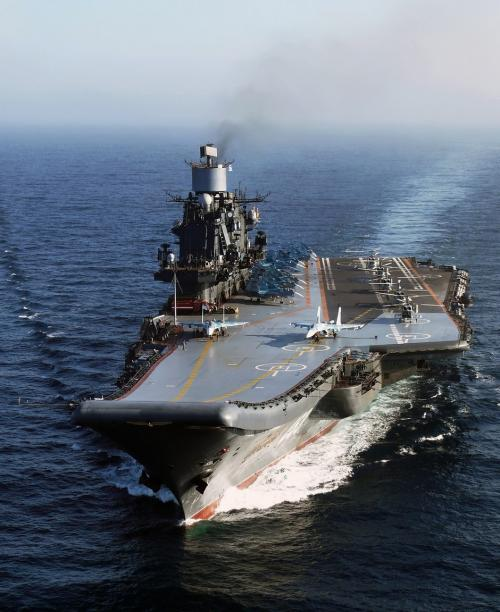
#> input picture data/image/boat1.jpeg, 500 x 612 px
$ jupyter execute '6-直方图与傅里叶变换.ipynb'   (shell and % lines are left out)
#> lines starting #> are read from the running program, lines starting #| are printed output that depends on the picture; after the words box and inside, x2 and y2 are one past the last pixel; in counts of white or black regions, pixels touching at a corner belong together
[cell 1]
import cv2
import matplotlib.pyplot as plt
import numpy as np

[cell 2]
def cv_show(img):
    # 图像读取
    cv2.imshow('image', img)
    cv2.waitKey(0)
    cv2.destroyAllWindows()

[cell 3]
img = cv2.imread("data/image/boat1.jpeg")
#> img is the input picture: shape (612, 500, 3); mean B, G, R 121.4, 109.1, 99.7

cv_show(img)

## 直方图

[cell 4]
# cv2.calcHist(images, channels, mask, hitSize, ranges)
#    images: 原图格式为unit8或float32；当传入函数时，要用[]，如[img]
#    channels: 用[]表示，表明统计的通道。若为灰度图，为[0]；若为彩色图，传入参数[0][1][2]分别代表 BGR
#    mask: 掩码图像。若统计整幅图为None，若统计某一部分需指定
#    histSize：BIN的数目，用[]
#    ranges: 像素值范围为[0, 256]

hist = cv2.calcHist([img], [0], None, [256], [0, 256])
#> hist = 256 values, max 4465 at index 215, min 1 at index 253, mean 1195.3
print("hist.shape: ", hist.shape)
#| hist.shape:  (256, 1)

[cell 5]
plt.hist(img.ravel(), 256)
plt.show()
#> figure, not shown here; tallest bar 8401 high, from x = 209.2 to 210.2

[cell 6]
color = ('b', 'g', 'r')

for i, col in enumerate(color):
    histr = cv2.calcHist([img], [i], None, [256], [0, 256])
    plt.plot(histr, color=col)
    plt.xlim([0, 256])
#> figure, not shown here; curve peaks at x = 215, y = 4465; curve peaks at x = 210, y = 3394; curve peaks at x = 205, y = 4306

## 掩码操作

[cell 7]
# 创建掩码, 要保留的像素设置为255
mask = np.zeros(img.shape[:2], np.uint8)
mask[100:300, 100:400] = 255

cv_show(mask)
#> in cv_show (call 2), `cv2.imshow('image', img)`:
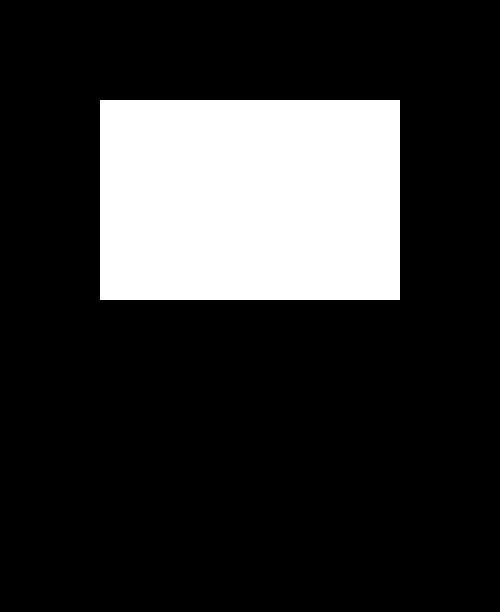
#> window 'image': shape (612, 500); 19.6% white; 1 white region, box (x1, y1, x2, y2) and area: (100, 100, 400, 300) 60000

[cell 8]
# 进行与操作
masked_img = cv2.bitwise_and(img, img, mask=mask) # 与操作
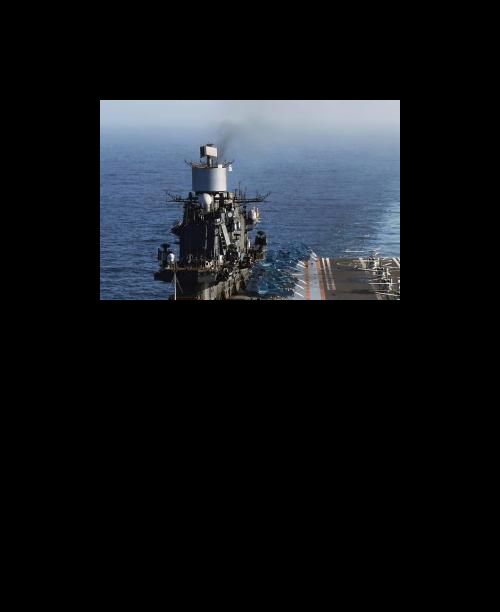
#> masked_img: shape (612, 500, 3); mean B, G, R 26.6, 22.6, 19.7

cv_show(masked_img)

[cell 9]
hist_full = cv2.calcHist([img], [0], None, [256], [0, 256])
#> hist_full has the same summary as hist
hist_mask = cv2.calcHist([img], [0], mask, [256], [0, 256])
#> hist_mask = 256 values, max 917 at index 210, min 0 at index 246, mean 234.4

[cell 10]
plt.subplot(221), plt.imshow(img)
plt.subplot(222), plt.imshow(mask)
plt.subplot(223), plt.imshow(masked_img)
plt.subplot(224), plt.plot(hist_full), plt.plot(hist_mask)

plt.xlim([0, 256])
plt.show()
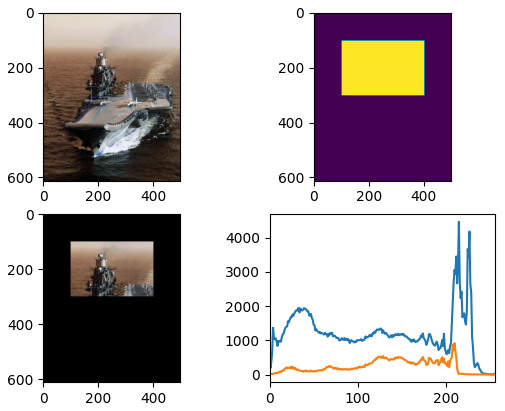
#> figure drawn by matplotlib, 4 panels; B, G, R data is drawn as R, G, B; panel 4: curve peaks at x = 215, y = 4465; panel 4: curve peaks at x = 210, y = 917

## 直方图均衡化

[cell 11]
img = cv2.imread("data/image/boat1.jpeg", 0)
#> img: shape (612, 500); min 0, max 255, mean 107.7

plt.hist(img.ravel(), 256)
plt.show()
#> figure, not shown here; tallest bar 4720 high, from x = 212.2 to 213.2

[cell 12]
# 均衡化操作
equ = cv2.equalizeHist(img)
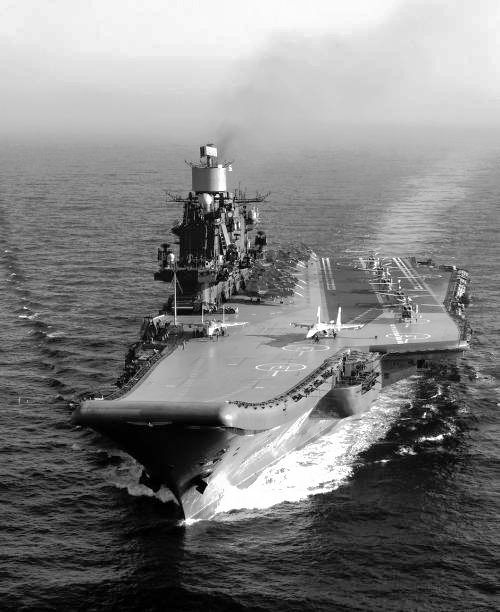
#> equ: shape (612, 500); min 0, max 255, mean 128.1

plt.hist(equ.ravel(), 256)
plt.show()
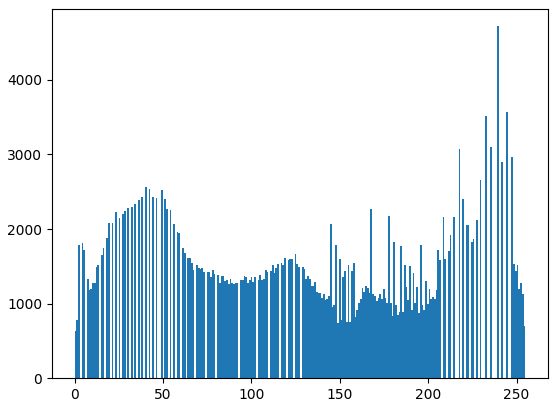
#> figure drawn by matplotlib, 1 panel; tallest bar 4720 high, from x = 239.1 to 240.1

[cell 13]
res = np.hstack((img, equ))
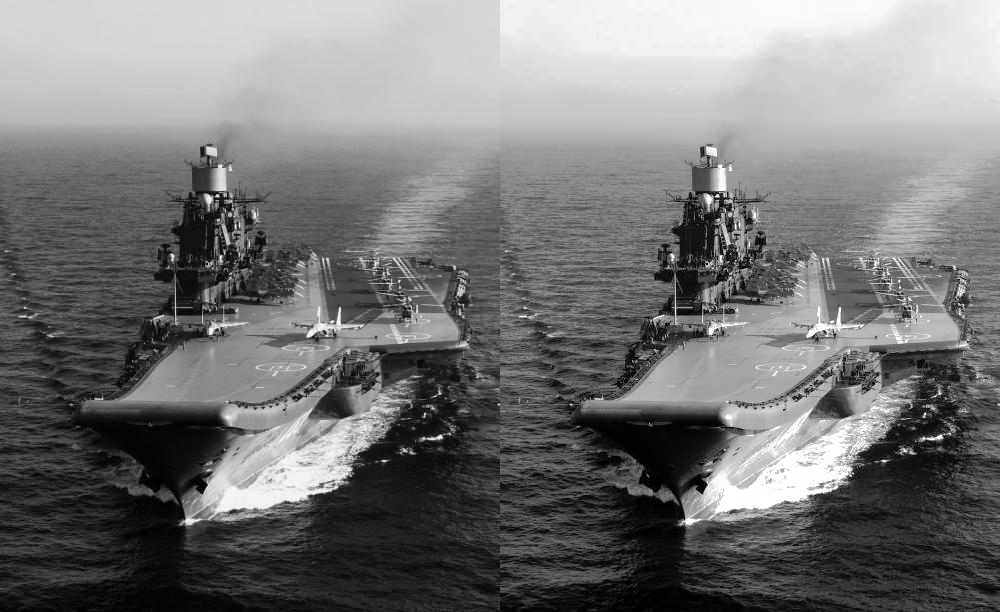
#> res: shape (612, 1000); min 0, max 255, mean 117.9

cv_show(res)

## 自适应直方图均衡化

[cell 14]
clahe = cv2.createCLAHE(clipLimit=2.0, tileGridSize=(8, 8))

[cell 15]
res_clahe = clahe.apply(img)
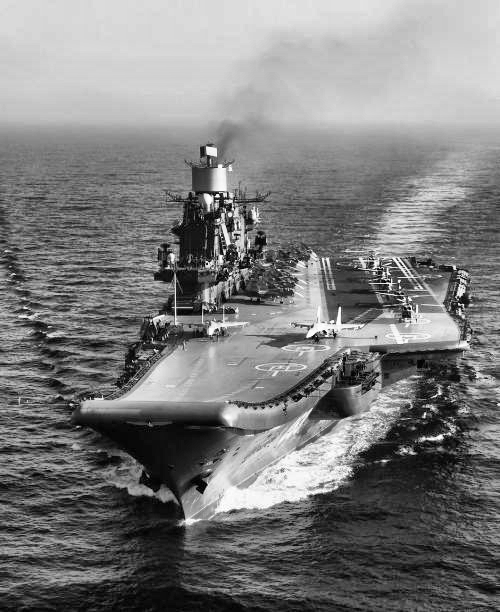
#> res_clahe: shape (612, 500); min 0, max 255, mean 124.6

res = np.hstack((img, res, res_clahe))
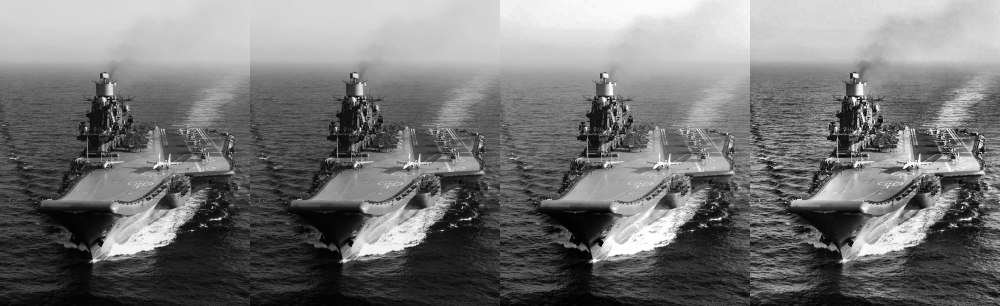
#> res: shape (612, 2000) (shown at 1/2 size); min 0, max 255, mean 117
cv_show(res)

## 傅里叶变换

[cell 16]
# OpenCV中主要函数为 cv2.dft() 和 cv2.idft(), 输入图像需要先转换成 np.float32格式
# 得到结果中频率为0的部分会在左上角，通常需要转换到中心位置，可以通过shift变换实现
# cv2.dft()返回结果是双通道的（实部、虚部），通常还需要转换成图像格式才能显示（0， 255）

img = cv2.imread("data/image/boat1.jpeg", 0)
img_float32 = np.float32(img)

dft = cv2.dft(img_float32, flags=cv2.DFT_COMPLEX_OUTPUT)
# 将低频的值转换到中间的位置
dft_shift = np.fft.fftshift(dft)

# 得到灰度图表示的形式，映射到0-255之间
magnitude_spectrum = 20 * np.log(cv2.magnitude(dft_shift[:, :, 0], dft_shift[:, :, 1]))
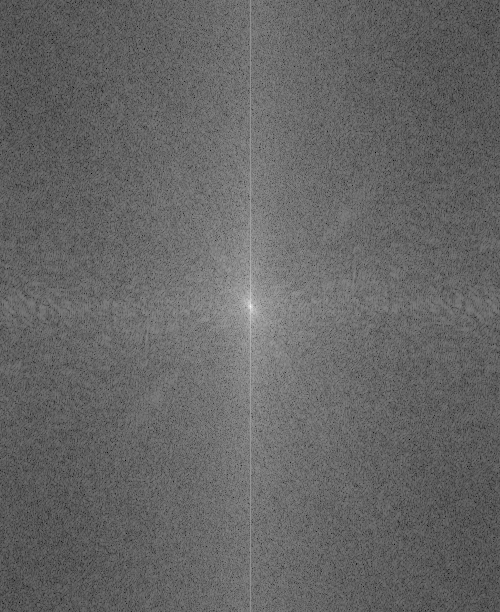
#> magnitude_spectrum: shape (612, 500) float32; min 45, max 346.2, mean 165.7; drawn with min black and max white

plt.subplot(121), plt.imshow(img, cmap='gray')
plt.title('Input Image'), plt.xticks([]), plt.xticks([])
plt.subplot(122), plt.imshow(magnitude_spectrum, cmap='gray')
plt.title('Magnitude Spectrum'), plt.xticks([]), plt.xticks([])
plt.show()

## 低通滤波

[cell 17]
img = cv2.imread("data/image/boat1.jpeg", 0)
img_float32 = np.float32(img)

dft = cv2.dft(img_float32, flags=cv2.DFT_COMPLEX_OUTPUT)
dft_shift = np.fft.fftshift(dft)

rows, cols = img.shape
#> rows = 612; cols = 500
crow, ccol = int(rows/2), int(cols/2)
#> crow = 306; ccol = 250

# 低通滤波，通过掩码保留中间的低频信息
mask = np.zeros((rows, cols, 2), np.uint8)
mask[crow-30: crow+30, ccol-30: ccol+30] = 1

# IDFT
# 同理，逆变换之前需要将中心转移回去
fshift = dft_shift * mask
f_ishift = np.fft.ifftshift(fshift)
img_back = cv2.idft(f_ishift)
img_back = cv2.magnitude(img_back[:, :, 0], img_back[:, :, 1])

# 得到灰度图表示的形式，映射到0-255之间
magnitude_spectrum = 20 * np.log(cv2.magnitude(dft_shift[:, :, 0], dft_shift[:, :, 1]))

plt.subplot(121), plt.imshow(img, cmap='gray')
plt.title('Input Image'), plt.xticks([]), plt.xticks([])
plt.subplot(122), plt.imshow(img_back, cmap='gray')
plt.title('Result'), plt.xticks([]), plt.xticks([])
plt.show()

## 高通滤波

[cell 18]
img = cv2.imread("data/image/boat1.jpeg", 0)
img_float32 = np.float32(img)

dft = cv2.dft(img_float32, flags=cv2.DFT_COMPLEX_OUTPUT)
dft_shift = np.fft.fftshift(dft)

rows, cols = img.shape
crow, ccol = int(rows/2), int(cols/2)

# 低通滤波，通过掩码保留中间的低频信息
mask = np.ones((rows, cols, 2), np.uint8)
mask[crow-30: crow+30, ccol-30: ccol+30] = 0

# IDFT
# 同理，逆变换之前需要将中心转移回去
fshift = dft_shift * mask
f_ishift = np.fft.ifftshift(fshift)
img_back = cv2.idft(f_ishift)
img_back = cv2.magnitude(img_back[:, :, 0], img_back[:, :, 1])
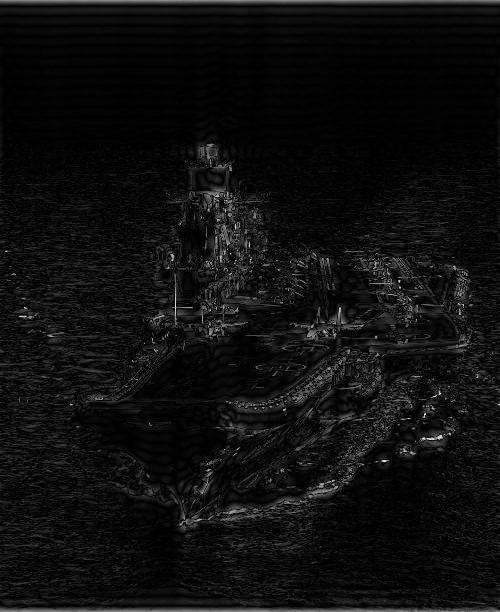
#> img_back: shape (612, 500) float32; min 2989.6, max 55732632, mean 3385047; drawn with min black and max white

# 得到灰度图表示的形式，映射到0-255之间
magnitude_spectrum = 20 * np.log(cv2.magnitude(dft_shift[:, :, 0], dft_shift[:, :, 1]))

plt.subplot(121), plt.imshow(img, cmap='gray')
plt.title('Input Image'), plt.xticks([]), plt.xticks([])
plt.subplot(122), plt.imshow(img_back, cmap='gray')
plt.title('Result'), plt.xticks([]), plt.xticks([])
plt.show()

$ run again, with data/image/temp.jpg copied over data/image/boat1.jpeg
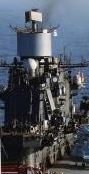
#> input picture data/image/temp.jpg, 89 x 174 px
#> img is the input picture: shape (174, 89, 3); mean B, G, R 92.4, 82.5, 76.7
#> hist = 256 values, max 198 at index 28, min 0 at index 246, mean 60.49
#| hist.shape:  (256, 1)
#> `[cell 6] color = ('b', 'g', 'r')  for i, col in enumerate(color): hist..`:
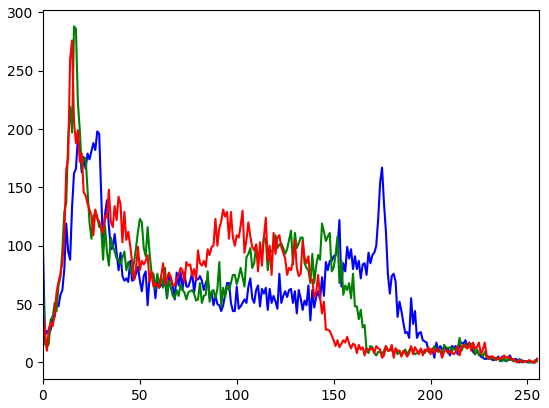
#> figure drawn by matplotlib, 1 panel; curve peaks at x = 28, y = 198; curve peaks at x = 16, y = 288; curve peaks at x = 15, y = 276
#> masked_img: shape (174, 89, 3); every value is 0
#> hist_full has the same summary as hist
#> hist_mask = 256 values from 0 to 0
#> img: shape (174, 89)
#> `img_back = cv2.magnitude(img_back[:, :, 0], img_back[:, :, 1])`:
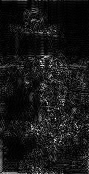
#> img_back: shape (174, 89) float32; min 651.5, max 1716062.2, mean 159501.6; drawn with min black and max white
